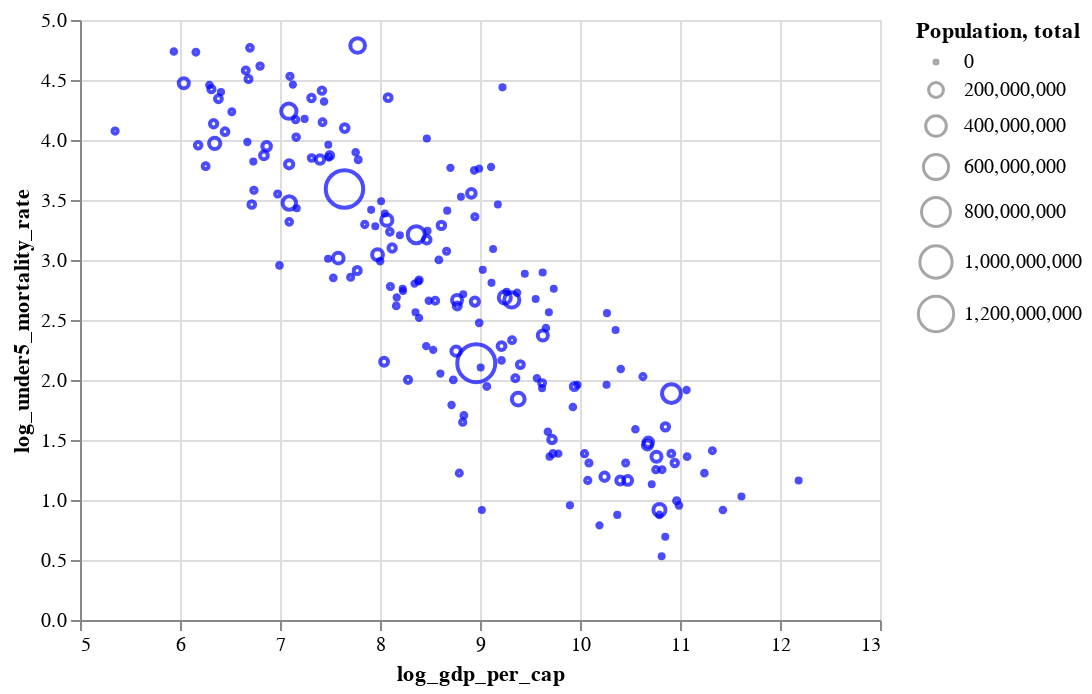

The code cell stored with this chart in its notebook:
### Markdown cell above
The other useful features of interactivity is allowing users to subset the data in the figure to study different sub-populations. To do so, one has to specify two things:

- A "selector": how a subset is being chosen
- A "condition": how the chart should respond

To illustrate, here we create a selector (`brush = alt.selection_interval()`) which will allow the user to drag a box over our chart to select a set of points. 

Then we assign this to our plot with `.add_selection(brush)`. 

And finally, we add a condition we assign to the color channel. The syntax of the condition is "If [first argument is true], then do [second argument], otherwise do [third argument]". So here, when we type:

```python
color=alt.condition(brush, alt.value("blue"), alt.value("grey"))
```

we are saying "if a point is selected by `brush`, make it blue, otherwise make it grey.

### Code cell
brush = alt.selection_interval()
alt.Chart(world).mark_point().encode(
    x=alt.X("log_gdp_per_cap", scale=alt.Scale(zero=False)),
    y="log_under5_mortality_rate",
    size="Population, total",
    color=alt.condition(
        brush, alt.value("blue"), alt.value("grey")
    ),
).add_selection(brush)

### Figure 1 — Vega-Lite specification as saved in the notebook (floating-point values rounded to 4 significant figures; data arrays with more than 128 entries replaced by an {"elided": "..."} marker saying what was removed)
{"config": {"view": {"continuousWidth": 400, "continuousHeight": 300}}, "data": {"name": "data-9b248e98e8fbe34083e268c366afb5fd"}, "mark": "point", "encoding": {"color": {"condition": {"value": "blue", "selection": "selector003"}, "value": "grey"}, "size": {"type": "quantitative", "field": "Population, total"}, "x": {"type": "quantitative", "field": "log_gdp_per_cap", "scale": {"zero": false}}, "y": {"type": "quantitative", "field": "log_under5_mortality_rate"}}, "selection": {"selector003": {"type": "interval"}}, "$schema": "https://vega.github.io/schema/vega-lite/v4.8.1.json", "datasets": {"data-9b248e98e8fbe34083e268c366afb5fd": {"elided": "217 records"}}}
